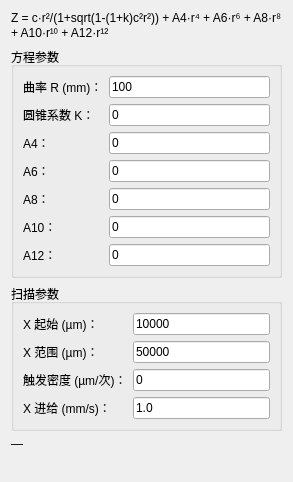
<?xml version="1.0" encoding="UTF-8"?>
<ui version="4.0">
 <class>AsphericParamPageClass</class>
 <widget class="QWidget" name="AsphericParamPageClass">
  <property name="windowTitle">
   <string>非球面母线扫描</string>
  </property>
  <layout class="QVBoxLayout" name="vlayout">
   <item>
    <widget class="QLabel" name="lbl_Hint">
     <property name="text">
      <string>Z = c·r²/(1+sqrt(1-(1+k)c²r²)) + A4·r⁴ + A6·r⁶ + A8·r⁸ + A10·r¹⁰ + A12·r¹²</string>
     </property>
     <property name="wordWrap"><bool>true</bool></property>
    </widget>
   </item>
   <item>
    <widget class="QGroupBox" name="grp_Equation">
     <property name="title"><string>方程参数</string></property>
     <layout class="QFormLayout" name="form_eq">
      <item row="0" column="0"><widget class="QLabel" name="le1"><property name="text"><string>曲率 R (mm)：</string></property></widget></item>
      <item row="0" column="1"><widget class="QLineEdit" name="lineEdit_R"><property name="text"><string>100</string></property></widget></item>
      <item row="1" column="0"><widget class="QLabel" name="le2"><property name="text"><string>圆锥系数 K：</string></property></widget></item>
      <item row="1" column="1"><widget class="QLineEdit" name="lineEdit_K"><property name="text"><string>0</string></property></widget></item>
      <item row="2" column="0"><widget class="QLabel" name="le3"><property name="text"><string>A4：</string></property></widget></item>
      <item row="2" column="1"><widget class="QLineEdit" name="lineEdit_A4"><property name="text"><string>0</string></property></widget></item>
      <item row="3" column="0"><widget class="QLabel" name="le4"><property name="text"><string>A6：</string></property></widget></item>
      <item row="3" column="1"><widget class="QLineEdit" name="lineEdit_A6"><property name="text"><string>0</string></property></widget></item>
      <item row="4" column="0"><widget class="QLabel" name="le5"><property name="text"><string>A8：</string></property></widget></item>
      <item row="4" column="1"><widget class="QLineEdit" name="lineEdit_A8"><property name="text"><string>0</string></property></widget></item>
      <item row="5" column="0"><widget class="QLabel" name="le6"><property name="text"><string>A10：</string></property></widget></item>
      <item row="5" column="1"><widget class="QLineEdit" name="lineEdit_A10"><property name="text"><string>0</string></property></widget></item>
      <item row="6" column="0"><widget class="QLabel" name="le7"><property name="text"><string>A12：</string></property></widget></item>
      <item row="6" column="1"><widget class="QLineEdit" name="lineEdit_A12"><property name="text"><string>0</string></property></widget></item>
     </layout>
    </widget>
   </item>
   <item>
    <widget class="QGroupBox" name="grp_Scan">
     <property name="title"><string>扫描参数</string></property>
     <layout class="QFormLayout" name="form_scan">
      <item row="0" column="0"><widget class="QLabel" name="ls1"><property name="text"><string>X 起始 (µm)：</string></property></widget></item>
      <item row="0" column="1"><widget class="QLineEdit" name="lineEdit_StartR"><property name="text"><string>10000</string></property></widget></item>
      <item row="1" column="0"><widget class="QLabel" name="ls2"><property name="text"><string>X 范围 (µm)：</string></property></widget></item>
      <item row="1" column="1"><widget class="QLineEdit" name="lineEdit_Range"><property name="text"><string>50000</string></property></widget></item>
      <item row="2" column="0"><widget class="QLabel" name="ls3"><property name="text"><string>触发密度 (µm/次)：</string></property></widget></item>
      <item row="2" column="1"><widget class="QLineEdit" name="lineEdit_Density"><property name="text"><string>0</string></property></widget></item>
      <item row="3" column="0"><widget class="QLabel" name="ls4"><property name="text"><string>X 进给 (mm/s)：</string></property></widget></item>
      <item row="3" column="1"><widget class="QLineEdit" name="lineEdit_Feedrate"><property name="text"><string>1.0</string></property></widget></item>
     </layout>
    </widget>
   </item>
   <item>
    <widget class="QLabel" name="lbl_Summary">
     <property name="text"><string>—</string></property>
     <property name="wordWrap"><bool>true</bool></property>
    </widget>
   </item>
   <item>
    <spacer name="vspacer">
     <property name="orientation"><enum>Qt::Vertical</enum></property>
     <property name="sizeHint" stdset="0"><size><width>20</width><height>20</height></size></property>
    </spacer>
   </item>
  </layout>
 </widget>
 <resources/>
 <connections/>
</ui>
